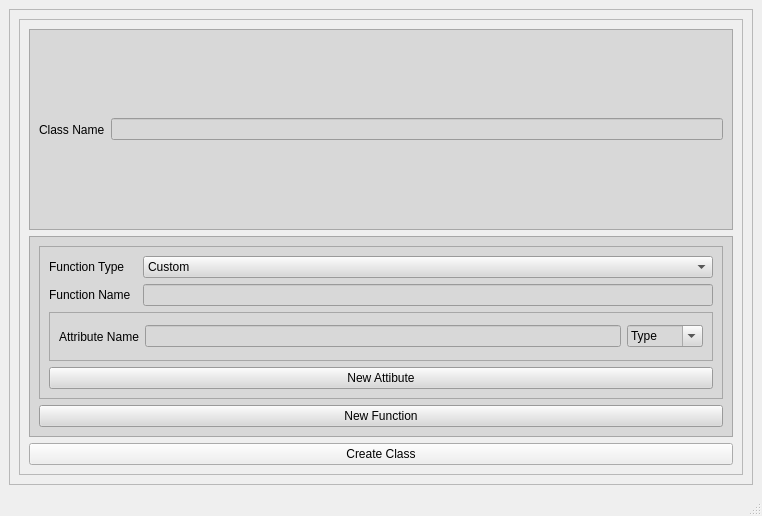
<?xml version="1.0" encoding="UTF-8"?>
<ui version="4.0">
 <class>MainWindow</class>
 <widget class="QMainWindow" name="MainWindow">
  <property name="geometry">
   <rect>
    <x>0</x>
    <y>0</y>
    <width>762</width>
    <height>516</height>
   </rect>
  </property>
  <property name="windowTitle">
   <string>MainWindow</string>
  </property>
  <widget class="QWidget" name="centralwidget">
   <layout class="QVBoxLayout" name="verticalLayout">
    <item>
     <widget class="QFrame" name="frame">
      <property name="autoFillBackground">
       <bool>true</bool>
      </property>
      <property name="frameShape">
       <enum>QFrame::StyledPanel</enum>
      </property>
      <property name="frameShadow">
       <enum>QFrame::Raised</enum>
      </property>
      <layout class="QVBoxLayout" name="verticalLayout_2">
       <item>
        <widget class="QScrollArea" name="scrollArea">
         <property name="widgetResizable">
          <bool>true</bool>
         </property>
         <widget class="QWidget" name="scrollAreaWidgetContents">
          <property name="geometry">
           <rect>
            <x>0</x>
            <y>0</y>
            <width>722</width>
            <height>435</height>
           </rect>
          </property>
          <layout class="QGridLayout" name="gridLayout">
           <item row="0" column="0">
            <widget class="QFrame" name="ClassNameFrame">
             <property name="autoFillBackground">
              <bool>false</bool>
             </property>
             <property name="styleSheet">
              <string notr="true">background-color: rgb(216, 216, 216);</string>
             </property>
             <property name="frameShape">
              <enum>QFrame::StyledPanel</enum>
             </property>
             <property name="frameShadow">
              <enum>QFrame::Raised</enum>
             </property>
             <layout class="QHBoxLayout" name="horizontalLayout">
              <item>
               <widget class="QLabel" name="ClassName">
                <property name="text">
                 <string>Class Name</string>
                </property>
               </widget>
              </item>
              <item>
               <widget class="QLineEdit" name="ClassNameEdit"/>
              </item>
             </layout>
            </widget>
           </item>
           <item row="1" column="0">
            <widget class="QFrame" name="FunctionFrame">
             <property name="autoFillBackground">
              <bool>false</bool>
             </property>
             <property name="styleSheet">
              <string notr="true">background-color: rgb(216, 216, 216);</string>
             </property>
             <property name="frameShape">
              <enum>QFrame::StyledPanel</enum>
             </property>
             <property name="frameShadow">
              <enum>QFrame::Raised</enum>
             </property>
             <layout class="QGridLayout" name="gridLayout_2">
              <item row="1" column="0">
               <widget class="QPushButton" name="NewFunction">
                <property name="text">
                 <string>New Function</string>
                </property>
                <property name="checkable">
                 <bool>false</bool>
                </property>
               </widget>
              </item>
              <item row="0" column="0">
               <widget class="QFrame" name="frame_2">
                <property name="frameShape">
                 <enum>QFrame::StyledPanel</enum>
                </property>
                <property name="frameShadow">
                 <enum>QFrame::Raised</enum>
                </property>
                <layout class="QGridLayout" name="gridLayout_3">
                 <item row="1" column="2">
                  <widget class="QLineEdit" name="FunctionNameEdit"/>
                 </item>
                 <item row="0" column="0">
                  <widget class="QLabel" name="FunctionType">
                   <property name="text">
                    <string>Function Type</string>
                   </property>
                  </widget>
                 </item>
                 <item row="1" column="0">
                  <widget class="QLabel" name="FunctionName">
                   <property name="text">
                    <string>Function Name</string>
                   </property>
                  </widget>
                 </item>
                 <item row="2" column="0" colspan="3">
                  <widget class="QFrame" name="FunctionAttrsFrame">
                   <property name="autoFillBackground">
                    <bool>false</bool>
                   </property>
                   <property name="frameShape">
                    <enum>QFrame::StyledPanel</enum>
                   </property>
                   <property name="frameShadow">
                    <enum>QFrame::Raised</enum>
                   </property>
                   <layout class="QHBoxLayout" name="horizontalLayout_2">
                    <item>
                     <widget class="QLabel" name="label">
                      <property name="text">
                       <string>Attribute Name</string>
                      </property>
                     </widget>
                    </item>
                    <item>
                     <widget class="QLineEdit" name="AttributeNameEdit"/>
                    </item>
                    <item>
                     <widget class="QComboBox" name="AttrType">
                      <property name="editable">
                       <bool>true</bool>
                      </property>
                      <item>
                       <property name="text">
                        <string>Type</string>
                       </property>
                      </item>
                      <item>
                       <property name="text">
                        <string>None</string>
                       </property>
                      </item>
                      <item>
                       <property name="text">
                        <string>Int</string>
                       </property>
                      </item>
                      <item>
                       <property name="text">
                        <string>Float</string>
                       </property>
                      </item>
                      <item>
                       <property name="text">
                        <string>String</string>
                       </property>
                      </item>
                      <item>
                       <property name="text">
                        <string>List</string>
                       </property>
                      </item>
                      <item>
                       <property name="text">
                        <string>Tuple</string>
                       </property>
                      </item>
                      <item>
                       <property name="text">
                        <string>Dict</string>
                       </property>
                      </item>
                      <item>
                       <property name="text">
                        <string>Function</string>
                       </property>
                      </item>
                      <item>
                       <property name="text">
                        <string>Class</string>
                       </property>
                      </item>
                     </widget>
                    </item>
                   </layout>
                  </widget>
                 </item>
                 <item row="0" column="2">
                  <widget class="QComboBox" name="FunctionTypeEdit">
                   <property name="editable">
                    <bool>false</bool>
                   </property>
                   <item>
                    <property name="text">
                     <string>Custom</string>
                    </property>
                   </item>
                   <item>
                    <property name="text">
                     <string>__init__</string>
                    </property>
                   </item>
                   <item>
                    <property name="text">
                     <string>__str__</string>
                    </property>
                   </item>
                   <item>
                    <property name="text">
                     <string>__call__</string>
                    </property>
                   </item>
                  </widget>
                 </item>
                 <item row="3" column="0" colspan="3">
                  <widget class="QPushButton" name="NewAttribute">
                   <property name="text">
                    <string>New Attibute</string>
                   </property>
                  </widget>
                 </item>
                </layout>
               </widget>
              </item>
             </layout>
            </widget>
           </item>
           <item row="2" column="0">
            <widget class="QPushButton" name="CreateClass">
             <property name="text">
              <string>Create Class</string>
             </property>
            </widget>
           </item>
          </layout>
         </widget>
        </widget>
       </item>
      </layout>
     </widget>
    </item>
   </layout>
  </widget>
  <widget class="QMenuBar" name="menubar">
   <property name="geometry">
    <rect>
     <x>0</x>
     <y>0</y>
     <width>762</width>
     <height>21</height>
    </rect>
   </property>
  </widget>
  <widget class="QStatusBar" name="statusbar"/>
 </widget>
 <resources/>
 <connections/>
</ui>
